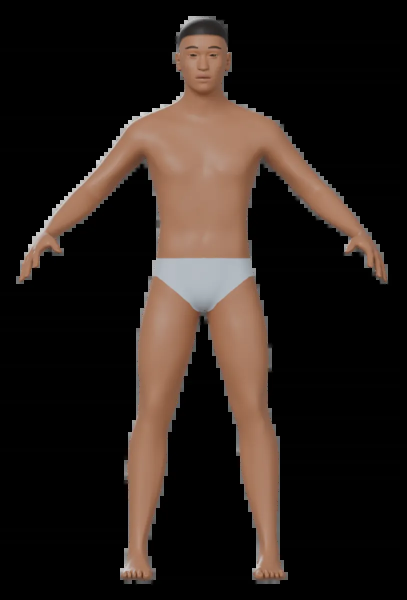
#> input picture frontend/img/cuerpo/hombre-frente.webp, 813 x 1200 px, given in place of hombre-frente.webp-id.png, which was not available (shown at 1/2 size)
$ python -i zonemap.py   (imports and definitions only)
#> lines starting #> are read from the running program, lines starting #| are printed output that depends on the picture; after the words box and inside, x2 and y2 are one past the last pixel; in counts of white or black regions, pixels touching at a corner belong together
"""Convierte los renders (imagen + mapa de zonas) en WebP + trazos SVG por zona."""
import json, sys, cv2, numpy as np
from scipy import ndimage
from PIL import Image

from pathlib import Path
# [1 line not run here, left out]
SCALE = 0.5  # coordenadas del viewBox = píxeles del render * SCALE

def labels(prefix):
    im = cv2.imread(f"{prefix}-id.png", cv2.IMREAD_UNCHANGED)
#> im is the input picture: shape (1200, 813, 4); mean B, G, R, A 25, 30, 38.9, 55.2
    ids = np.rint(im[..., 2].astype(np.float64) / 257.0).astype(np.int32)
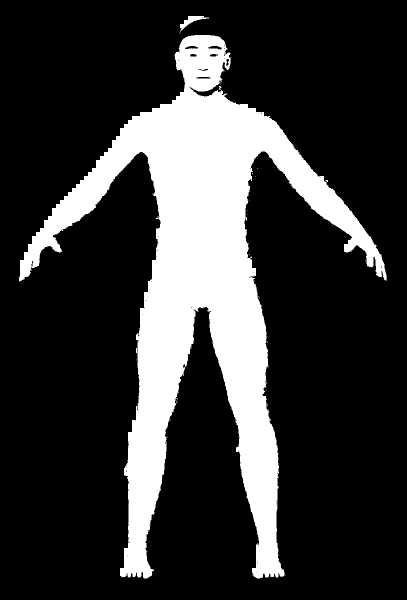
#> ids: shape (1200, 813) int32 (shown at 1/2 size); values 0 (black) and 1 (white), 21.5% white; 44 white regions (39 under 20 px), largest, box (x1, y1, x2, y2) and area: (37, 70, 774, 1157) 208882, (359, 32, 418, 67) 537, (438, 172, 443, 179) 24, (272, 696, 274, 706) 20, (333, 883, 334, 903) 20
    ids[im[..., 3] < 32768] = 0
#> ids: shape (1200, 813) int32; every value is 0
    beauty = np.array(Image.open(f"{prefix}-beauty.png"))
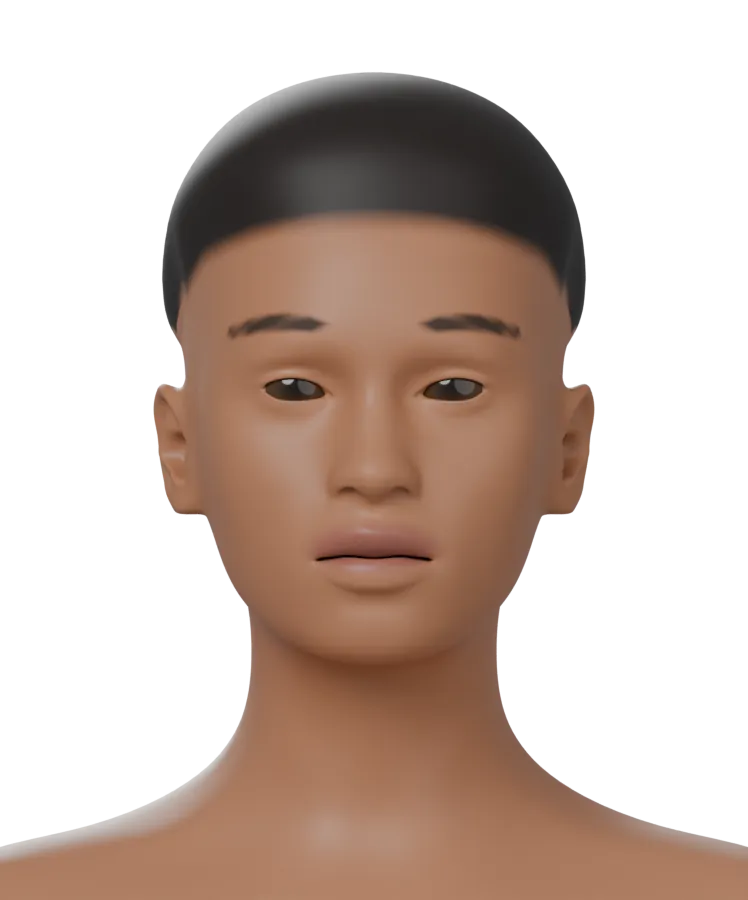
#> input picture frontend/img/cuerpo/mujer-cara.webp, 748 x 900 px, given in place of hombre-frente.webp-beauty.png, which was not available
#> beauty is the input picture: shape (900, 748, 4); mean R, G, B, A 69.4, 51.9, 42.5, 120.1
    sil = beauty[..., 3] > 110
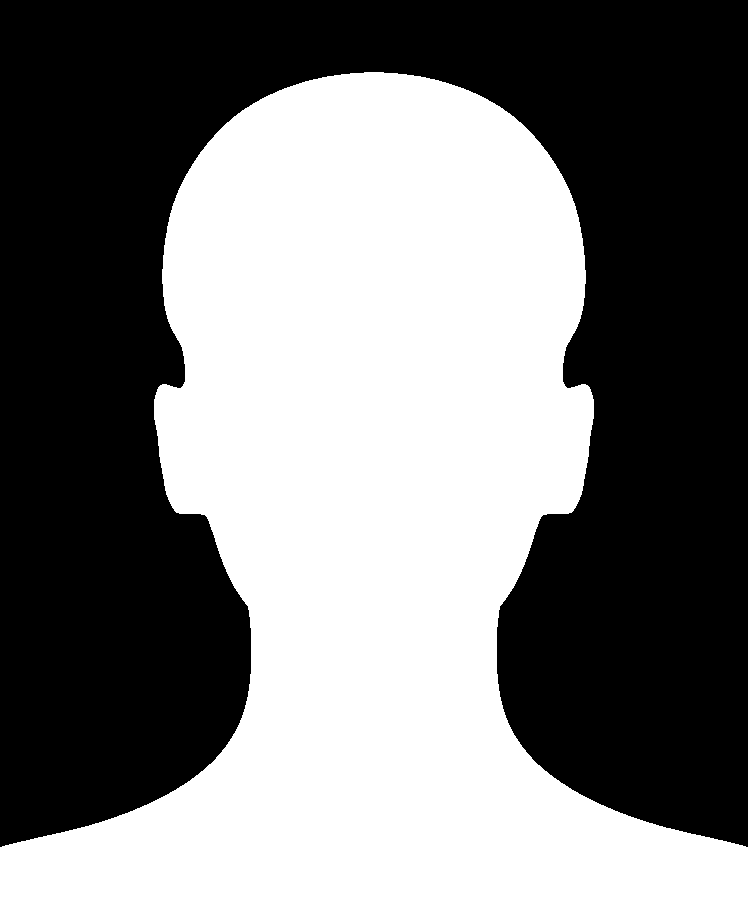
#> sil: shape (900, 748) bool; 47.1% white; 1 white region, box (x1, y1, x2, y2) and area: (0, 72, 748, 900) 317231
    # 1) cada píxel del cuerpo recibe la zona más cercana
#> (the run stopped early here; a loop or call above may not have finished)
